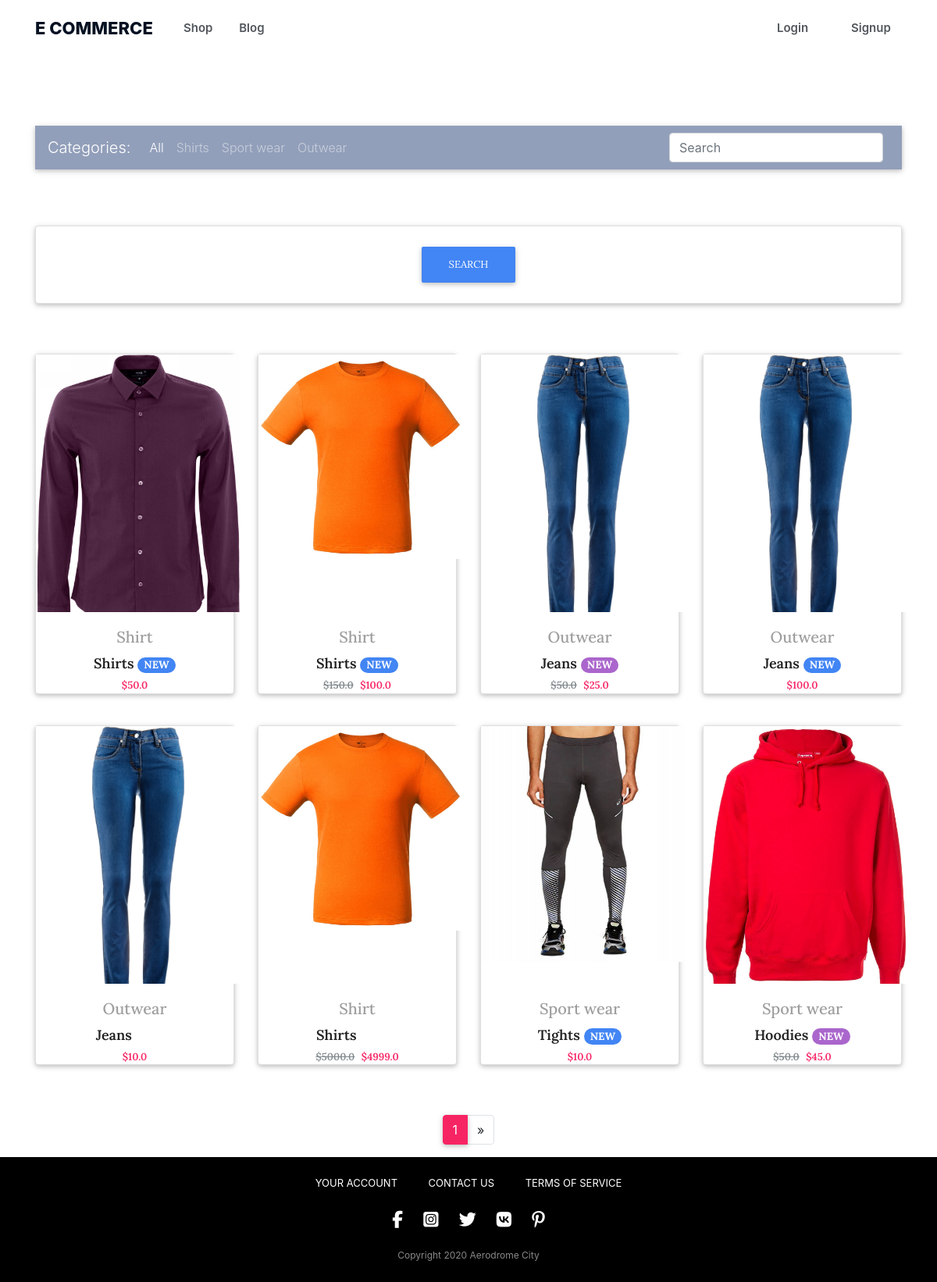
The app's page /results/ with its own data.
### store/models.py (models this page shows, shortened)
class Item(models.Model):
    title = models.CharField(max_length=100)
    price = models.FloatField()
    discount_price = models.FloatField(blank=True, null=True)
    category = models.CharField(choices=CAT_CHOICES, max_length=10)
    label = models.CharField(choices=LABEL_CHOICES, max_length=1)
    slug = models.SlugField()
    description = models.TextField()
    image = models.ImageField(blank=True, null=True)
    def get_absolute_url(self):
        return reverse("product", kwargs={
            'slug': self.slug
        })

### store/views.py (the view)
# urls.py: path('results/', SearchResultsView.as_view(), name='search_results'),
class SearchResultsView(ListView):
    model = Item
    paginate_by = 8
    template_name = 'store/content_items.html'
    def get_context_data(self, **kwargs):
        context = super(SearchResultsView, self).get_context_data(**kwargs)
        if self.request.user.is_authenticated:
            order = Order.objects.filter(user=self.request.user, ordered=False)
            if order.exists():
                context[ 'cartItems' ] = order[0].get_cart_items
            else:
                context[ 'cartItems' ] = 0
        else:
            context[ 'cartItems' ] = 0
        return context
    def get_queryset(self):
        query = self.request.GET.get('q', '')
        if query:
            object_list = Item.objects.filter(
                Q(title__icontains=query) | Q(description__icontains=query)
            )
        else:
            object_list = Item.objects.all()
        return object_list

### store/templates/store/content_items.html (shortened to what this page needs)
{% extends "store/base.html" %}
{% block content %}
    <main>
        <div class="container">
            <nav class="navbar navbar-expand-lg navbar-dark mdb-color lighten-3 mt-3 mb-5">
                <span class="navbar-brand">Categories:</span>
                <div class="collapse navbar-collapse" id="basicExampleNav">
                    <ul class="navbar-nav mr-auto">
                        <li class="nav-item active">
                            <a class="nav-link" href="{% url 'home' %}">All
                            </a>
                        </li>
                        <li class="nav-item">
                            <a class="nav-link" href="{% url 'content' 'Shirt' %}">Shirts</a>
                        </li>
                        <li class="nav-item">
                            <a class="nav-link" href="{% url 'content' 'Sport wear' %}">Sport wear</a>
                        </li>
                        <li class="nav-item">
                            <a class="nav-link" href="{% url 'content' 'Outwear' %}">Outwear</a>
                        </li>
                    </ul>
                    <form class="form-inline" action="{% url 'search_results' %}" method="GET">
                        <div class="md-form my-0">
                            <input class="form-control mr-sm-2" type="text" placeholder="Search" aria-label="Search"
                                   name="q">
                        </div>
                    </form>
                </div>
            </nav>
            <section class="text-center mb-4">
                {% include 'store/filters.html' %}
                <div class="row wow fadeIn">
                    {% for item in object_list %}
                        <div class="col-md-3">
                            <div class="card">
                                <div class="card__image" id="image">
                                </div>
                                <div class="card__title">
                                    <a href="" class="grey-text">
                                        <h5>{{ item.get_category_display }}</h5>
                                    </a>
                                    {{ item.title }}
                                    <span class="badge badge-pill {{ item.get_label_display }}-color">NEW</span>
                                </div>
                                <div class="card__price">
                                    {% if item.discount_price %}
                                        <span>${{ item.price }}</span>
                                        ${{ item.discount_price }}
                                    {% else %}
                                        ${{ item.price }}
                                    {% endif %}
                                </div>
                            </div>
                        </div>
                    {% endfor %}
                </div>
            </section>
            {% if is_paginated %}
                <nav class="d-flex justify-content-center wow fadeIn">
                    <ul class="pagination pg-blue">
                        <li class="page-item active">
                            <a class="page-link" href="?page={{ page_obj.number }}">{{ page_obj.number }}
                            </a>
                        </li>
                        {% if page_obj.has_next %}
                            <li class="page-item">
                                <a class="page-link" href="?page={{ page_obj.next_page_number }}" aria-label="Next">
                                    <span aria-hidden="true">&raquo;</span>
                                </a>
                            </li>
                        {% endif %}
                    </ul>
                </nav>
            {% endif %}
        </div>
    </main>
{% endblock content %}

### static/css/main_style.css (style rules this page uses)
.card { font-family: 'Lora', serif; text-align: center; margin-bottom: 40px; }
.card__image { margin-bottom: 20px; position: relative; overflow: hidden; }
.card__title { color: #222; font-size: 18px; margin-bottom: 5px; font-weight: 600; }
.card__price { font-size: 13px; color: #f72464; font-weight: 600; }
.card__price span { color: #838B8F; text-decoration: line-through; margin-right: 5px; font-weight: 600; }
.navbar { position: relative; display: flex; flex-wrap: wrap; align-items: center; justify-content: space-between; padding: .5rem 1rem; font-weight: 300; box-shadow: 0 2px 5px 0 rgba(0, 0, 0, .16), 0 2px 10px 0 rgba(0, 0, 0, .12); margin-top: 200px; }
.mdb-color.lighten-3 { background-color: #929fba !important; }
.mb-0, .my-0 { margin-bottom: 0 !important; }
.mt-0, .my-0 { margin-top: 0 !important; }
.mb-5, .my-5 { margin-bottom: 3rem !important; }
.mt-3, .my-3 { margin-top: 1rem !important; }
.mb-4, .my-4 { margin-bottom: 1.5rem !important; }
.navbar-brand { display: inline-block; padding-top: .3125rem; padding-bottom: .3125rem; margin-right: 1rem; font-size: 1.25rem; line-height: inherit; white-space: nowrap; }
.navbar-collapse { flex-basis: 100%; flex-grow: 1; align-items: center; }
.collapse:not(.show) { display: none; }
.mr-auto, .mx-auto { margin-right: auto !important; }
.navbar-nav { display: flex; flex-direction: column; padding-left: 0; margin-bottom: 0; list-style: none; }
li { display: list-item; text-align: -webkit-match-parent; }
main { display: block; }
.container { width: 100%; padding-right: 15px; padding-left: 15px; margin-right: auto; margin-left: auto; }
.fadeIn { -webkit-animation-name: fadeIn; animation-name: fadeIn; }
.row { display: flex; flex-wrap: wrap; margin-right: -15px; margin-left: -15px; }
.badge { display: inline-block; padding: .25em .4em; font-size: 75%; font-weight: 700; line-height: 1; text-align: center; white-space: nowrap; vertical-align: baseline; border-radius: .25rem; transition: color .15s ease-in-out, background-color .15s ease-in-out, border-color .15s ease-in-out, box-shadow .15s ease-in-out; }
.badge, .badge-danger, .badge-dark, .badge-default, .badge-info, .badge-primary, .badge-secondary, .badge-success, .badge-warning { color: #fff !important; }
.justify-content-center { justify-content: center !important; }
.d-flex { display: flex !important; }
.text-center { text-align: center !important; }
div { display: block; }
.card, .navbar, .pagination .page-item.active .page-link { box-shadow: 0 2px 5px 0 rgba(0, 0, 0, .16), 0 2px 10px 0 rgba(0, 0, 0, .12); }
.grey-text { color: #9e9e9e !important; }
.primary-color { background-color: #4285f4 !important; }
.badge-pill { padding-right: .6em; padding-left: .6em; border-radius: 10rem; }
.secondary-color { background-color: #a6c !important; }
.page-link { position: relative; display: block; padding: .5rem .75rem; margin-left: -1px; line-height: 1.25; color: #212529; background-color: #fff; border: 1px solid #dee2e6; }
.page-item.active .page-link { z-index: 1; color: #fff; background-color: #f72464; border-color: #f72464; }
.pagination.pg-blue .page-item.active .page-link, .pagination.pg-blue .page-item.active .page-link:hover { background-color: #f72464; }
#image { width: 262px; height: 330px; }

### records on screen
Item: category "Shirt", title "Shirts", price "50.0"
Item: category "Shirt", title "Shirts", price "150.0", discount_price "100.0"
Item: category "Outwear", title "Jeans", price "50.0", discount_price "25.0"
Item: category "Outwear", title "Jeans", price "100.0"
Item: category "Outwear", title "Jeans", price "10.0"
Item: category "Shirt", title "Shirts", price "5000.0", discount_price "4999.0"
Item: category "Sport wear", title "Tights", price "10.0"
Item: category "Sport wear", title "Hoodies", price "50.0", discount_price "45.0"

### other values on screen
{{ page_obj.number }} "1"
